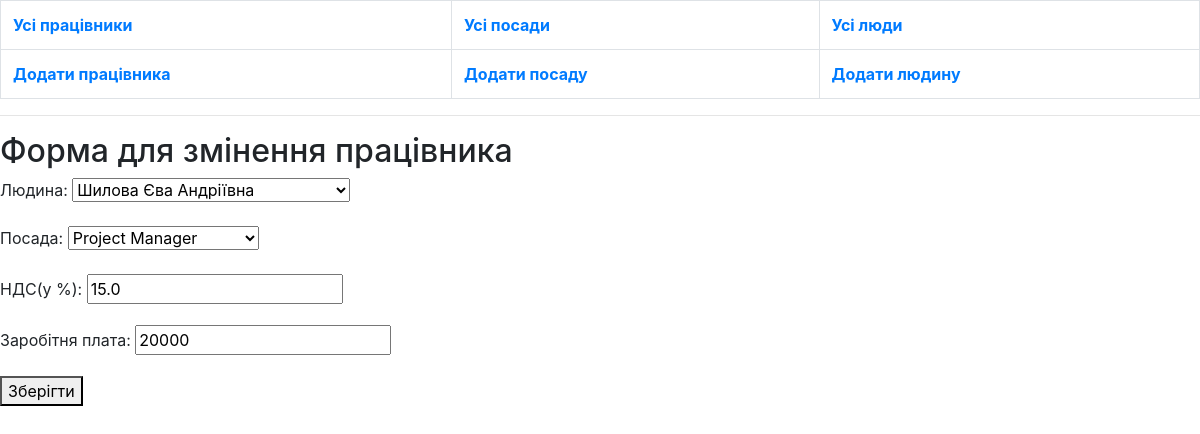
Page /employee/edit/8 on the committed database.
### employee/models.py (models this page shows, shortened)
class Employee(models.Model):
    person = models.ForeignKey(Person, on_delete=models.CASCADE, verbose_name='Людина')
    position = models.ForeignKey(Position, on_delete=models.CASCADE, verbose_name='Посада')
    NDS = models.FloatField(validators=[MinValueValidator(0.0), MaxValueValidator(100.0)], verbose_name='НДС(у %)')
    salary = models.PositiveIntegerField(verbose_name='Заробітня плата')

### employee/views.py (the view)
# urls.py: path('employee/edit/<int:id>', views.employee_edit, name='employee_edit'),
def employee_edit(request, id):
    instance = Employee.objects.get(id=id)
    form = EmployeeForm(instance=instance)
    if request.method == 'POST':
        form = EmployeeForm(request.POST, request.FILES, instance=instance)
        if form.is_valid():
            form.save()
            return redirect('employee')
    return render(request, 'edit.html', {'form': form, 'name': 'Форма для змінення працівника'})

### employee/forms.py
class EmployeeForm(ModelForm):
    class Meta:
        model = Employee
        fields = ['person', 'position', 'NDS', 'salary']

### employee/models.py (called while the page is built)
    def __str__(self):
        return f'{self.last_name} {self.first_name} {self.middle_name}'

    def __str__(self):
        return self.name_position

### employee/templates/edit.html (shortened to what this page needs)
{% extends 'base.html' %}
{%block content %}
<h2>{{name}}</h2>
<form method="POST" enctype="multipart/form-data">
    {{ form.as_p }}
    <button>Зберігти</button>
</form>
{% endblock %}

### rows in the picture
Employee: person "Шилова Єва Андріївна", position "Project Manager", NDS "15.0", salary "20000"

### other values in the picture
{{ name }} "Форма для змінення працівника"
